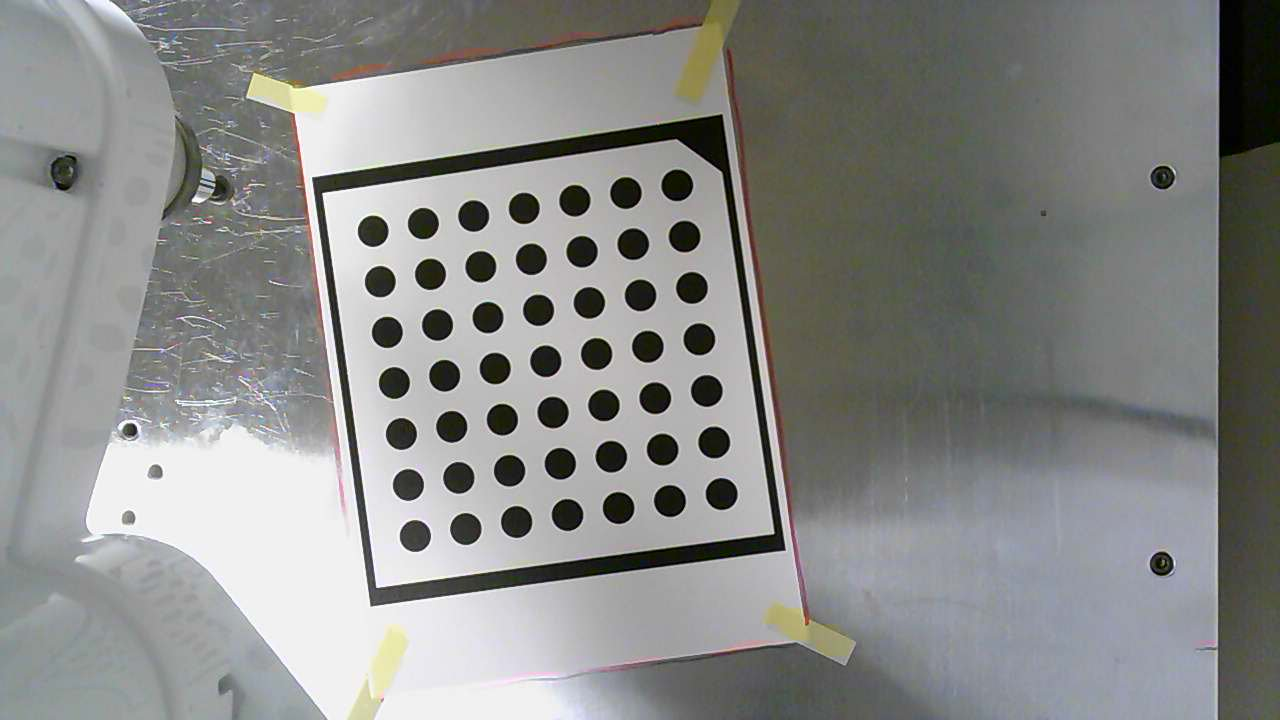
#> input picture CPM_0718/robot_control_4_lscm/zhzCalib4Axis/CameraCalibrate_zx/2000-01-01-081100.jpg, 1280 x 720 px; its folder holds 3 pictures in this run
$ python zhz_find_CB_new.py   (Python 2 division)   (older library calls are emulated)
#> lines starting #> are read from the running program, lines starting #| are printed output that depends on the picture; after the words box and inside, x2 and y2 are one past the last pixel; in counts of white or black regions, pixels touching at a corner belong together
#> in test, img is the input picture: shape (720, 1280, 3); mean B, G, R 135.7, 137.7, 136.7
### CPM_0718/robot_control_4_lscm/zhzCalib4Axis/CameraCalibrate/HelperFunction.py
#!/usr/bin/python2.7
# -*- coding:utf-8 -*-
__author__ = 'lh'
__version__ = '1.0'
__date__ = '22/08/2015'


import os
import sys
__CurrentPath = os.path.dirname(__file__) or '.'
sys.path.insert(0, os.path.abspath(os.path.join(__CurrentPath, os.path.pardir)))

import re
import cv2
import argparse
import numpy as np

from ToolBox.VisionGeometryLib import VisionGeometryLib as VGL

# [61 lines left out: functions judgeBoolValue, getInputOutputPath, getInputPath, format_CV2VGL, format_VGL2CV, not called in this run]

def convertImg_BGR2Gray(img):
    if img.ndim == 3:
        GrayImg = cv2.cvtColor(img, cv2.COLOR_BGR2GRAY)
    elif img.ndim == 2:
        GrayImg = img.copy()
    else:
        raise ValueError, 'Img data error'
    return GrayImg

# [7 lines left out: function calcDistancePoint2Line, not called in this run]

def findNumber(str, numMatch=r"(\d*)\."):
    return int(re.findall(numMatch, str)[0])

# [53 lines left out: functions pickupImgFiles, transPoses2Ts, transTs2Poses, rtVecs2Tocs, transTs2TInvs, not called in this run]


# [14 lines that do not run on import are left out]

### CPM_0718/robot_control_4_lscm/zhzCalib4Axis/CameraCalibrate/CalibrationBoard.py
#!/usr/bin/python2.7
# -*- coding:utf-8 -*-
__author__ = 'lh'
__version__ = '1.0'
__date__ = '20/09/2015'


import os
import sys
__CurrentPath = os.path.dirname(__file__) or '.'
sys.path.insert(0, os.path.abspath(os.path.join(__CurrentPath, os.path.pardir)))

import cv2
import math
import numpy as np
import collections

import HelperFunction
import ToolBox.ImageProcessTool       as IPT
import ToolBox.NewIPT                 as NewIPT
from   ToolBox.ContourAnalyst         import ContourAnalyst
from   ToolBox.VisionGeometryLib      import VisionGeometryLib as VGL


def callBack(x):
    pass


class CalibrationBoardInfoCollector(object):
    FILTER_NONE = 'Sobel'
    FILTER_NON_LOCAL_MEANS = 'nlmean'
    FILTER_BILATERAL = 'Bilateral'
    def __init__(self, patternSize_hw, resolution_mm):
        object.__init__(self)

        self.__PatternSize = tuple(patternSize_hw)
        self.__Resolution = resolution_mm

        Height, Width = self.__PatternSize
        # self.ObjPts2D_nx2 = np.swapaxes(np.mgrid[0:Height, 0:Width].T, 0, 1).reshape(-1, 2).astype(np.float32)
        self.__ObjPts2D_nx2Ori = np.mgrid[0:Width, 0:Height].T.reshape(-1, 2)
        self.ObjPts2D_nx2 = self.__ObjPts2D_nx2Ori.copy()
        self.ObjPts2D_nx2[:, 0] = self.__ObjPts2D_nx2Ori[:, 1]
        self.ObjPts2D_nx2[:, 1] = self.__ObjPts2D_nx2Ori[:, 0]
        self.ObjPts3D_nx3 = \
            np.hstack((self.ObjPts2D_nx2, np.zeros((self.ObjPts2D_nx2.shape[0], 1), np.float32))) * self.__Resolution
        self.__AllImgPts_ListOfnx2 = []
        self.__AllObjPts_ListOfnx3 = []
        self.__ImageNumber = 0

    @property
    def AllImgPts_mxnx2(self):
        return np.float32(self.__AllImgPts_ListOfnx2)

    @property
    def AllObjPts_mxnx3(self):
        return np.float32(self.__AllObjPts_ListOfnx3)

    @property
    def ImageNumber(self):
        return self.__ImageNumber

    @property
    def ObjPts_nx3(self):
        return np.float32(self.ObjPts3D_nx3)

    @property
    def PatternSize_hw(self):
        return self.__PatternSize

    @property
    def Resolution_mm(self):
        return self.__Resolution

    # @property
    # def ObjectPoints_nx3(self):
    #     return self.ObjPts3D_nx3.copy()

    # [16 lines left out: functions addImgPts, clearAllPts, drawImagePts, not called in this run]

    def getHomoImg_4Pts(self, srcImg, origin, xAxis, yAxis, last):
        DetectAllPts = np.array(map(np.array, [origin, xAxis, yAxis, last]))
        ImgPts_nx2 = self.ObjPts_nx3[:, :2] / self.Resolution_mm
        ImgPts_nx2 = ImgPts_nx2[:, ::-1]
        IdealOrigin = ImgPts_nx2[0, :]
        H, W = self.PatternSize_hw
        IdealLast = ImgPts_nx2[-1, :]
        IdealObjXAxis = ImgPts_nx2[-W, :]
        IdealObjYAxis = ImgPts_nx2[W-1, :]
        # [4 lines of commented-out code are left out]
        ImgSize = np.array([srcImg.shape[1], srcImg.shape[0]])
        # IdealImg = np.zeros((ImgSize[0], ImgSize[1], 3), np.uint8)
        ImgCenter = ImgSize / 2
        AllPts = np.array(map(np.array, [IdealOrigin, IdealObjXAxis, IdealObjYAxis, IdealLast]))
        Scale = [float(srcImg.shape[0]) / H, float(srcImg.shape[1]) / W]
        Distance = round(min(Scale) / 2)
        # AllPts *= Distance
        AllPts *= Distance
        # [4 lines of commented-out code are left out]
        Center = AllPts.mean(0)
        Offset = ImgCenter - Center
        AllPts += Offset
        HomoMatrix, _ = cv2.findHomography(DetectAllPts, AllPts.astype(np.float))
        Distance_pix = np.linalg.norm(AllPts[0] - AllPts[1]) / float(W - 1)

        HomoImg = cv2.warpPerspective(srcImg, HomoMatrix, (ImgSize[0], ImgSize[1]))
        return HomoImg, HomoMatrix, AllPts, Distance_pix

    # [51 lines left out: functions getHomoImg_AllPts, getAllHomoMatrix, not called in this run]


class ChessboardInfoCollector(CalibrationBoardInfoCollector):
    # [46 lines left out: functions getBoardPicture, findImgPts, __subPixel, not called in this run]
    # [25 lines of commented-out code are left out]


class HalconBoardInfoCollector(CalibrationBoardInfoCollector):
    # [35 lines left out: function getBoardPicture, not called in this run]

    def findImgPtsInHomoImg(self, HomoImg, HomoMatrix, Thresh, filter, roiWidth):
        FoundHomoBoard, HomoBoardContour, HomoCircleContours, HomoCirclePts_nx2 = \
            self.findCalibrationBoard(HomoImg, Thresh)
        if not FoundHomoBoard:
            return None, None
        FoundHomoSubPix, HomoCirclePts_nx2 = \
            self.__subPixel(img=HomoImg, circleContours=HomoCircleContours, roiWidth=roiWidth, type=filter, show=True)
        if not FoundHomoSubPix:
            return None, None
        HomoExtracted, HomoOriginPoint, HomoXAxis, HomoYAxis, HomoLastPoint = \
            self.extractKeyPoints(calibrationBoardContour=HomoBoardContour, circlePts_nx2=HomoCirclePts_nx2)
        if not HomoExtracted:
            return None, None
        # IPT.drawPoints(HomoImg, HomoOriginPoint.reshape(2, 1), (255, 0, 0))
        # IPT.drawPoints(HomoImg, HomoXAxis.reshape(2, 1), (0, 255, 0))
        # IPT.drawPoints(HomoImg, HomoYAxis.reshape(2, 1), (0, 0, 255))
        HomoSortedPts_nx2 = self.sortByDist(HomoCirclePts_nx2, originPt=HomoOriginPoint,
                                              xAxisPt=HomoXAxis, yAxisPt=HomoYAxis, size=self.PatternSize_hw)
        HomoSortedPts_2xn = HomoSortedPts_nx2.T.reshape(2, -1)
        OriginSortedPts_2xn = VGL.projectPts(pts=HomoSortedPts_2xn, projectMatrix=np.linalg.inv(HomoMatrix))
        OriginSortedPts_nx2 = OriginSortedPts_2xn.T.reshape(-1, 2)
        return OriginSortedPts_nx2, HomoSortedPts_nx2

    def findImgPts(self, img, subPix=True, filter='Bilateral', thresh=(0, 255, 15), waitTime_s=1):
        print 'finding...'
        GrayImg = HelperFunction.convertImg_BGR2Gray(img)
        # [4 lines of commented-out code are left out]
        FoundCB = False
        FirstThresh = None
        LastThresh = None
        for Thresh in range(thresh[0], thresh[1], thresh[2]):
            FoundBoard, CalibrationBoardContour, CircleContours, CirclePts_nx2 = self.findCalibrationBoard(GrayImg, Thresh)
            if FoundBoard:
                if FirstThresh is None:
                    FirstThresh = Thresh
                LastThresh = Thresh
                FoundCB = True
#> this loop made 17 passes
#> FoundBoard on passes 1, 2, 3, 4, 5, 6, 13, 14, 15, 16, 17: False, False, False, False, False, False, False, False, False, False, False
#> FoundBoard on passes 7 to 12: True, True, True, True, True, True
#> pass 1, in __LocalHist, `CLAHEImg = CLAHE.apply(grayImg)`:
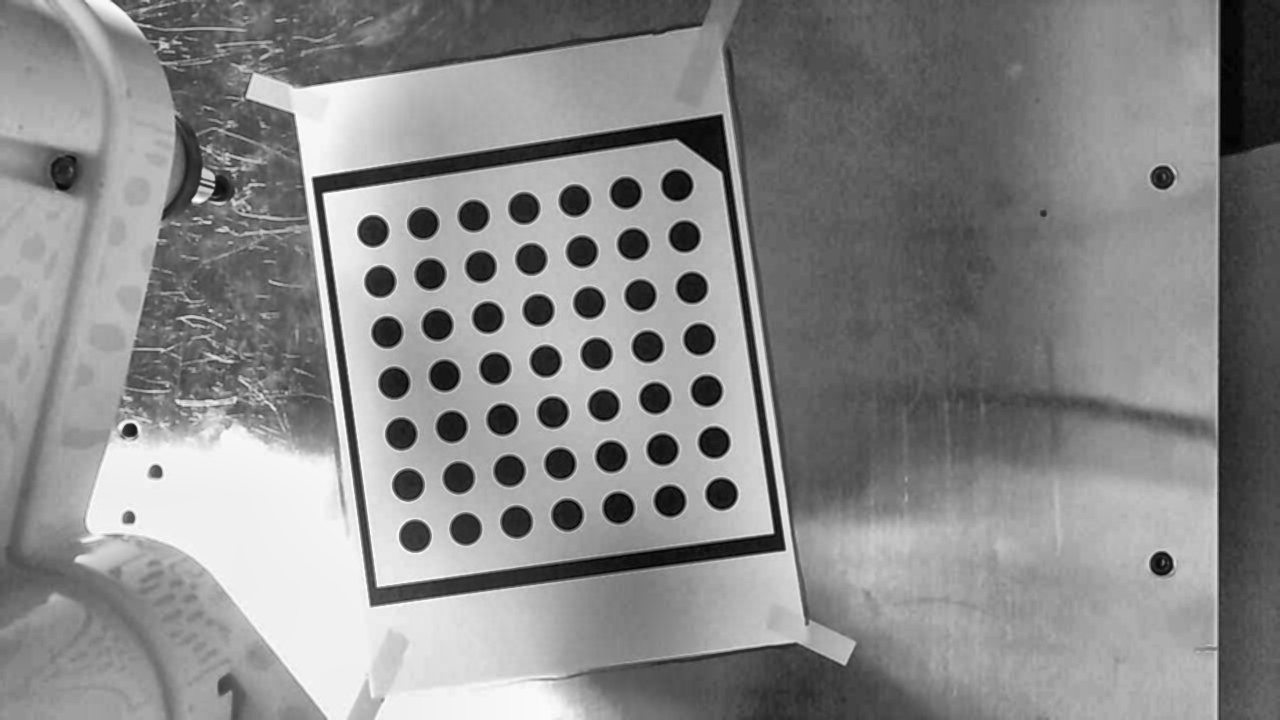
#> CLAHEImg: shape (720, 1280); min 1, max 252, mean 136.6
#> pass 2, in __FixThresh (call 2), `_, BinImg = cv2.threshold(src=grayImg, thresh=thresh, maxval=255, type..`:
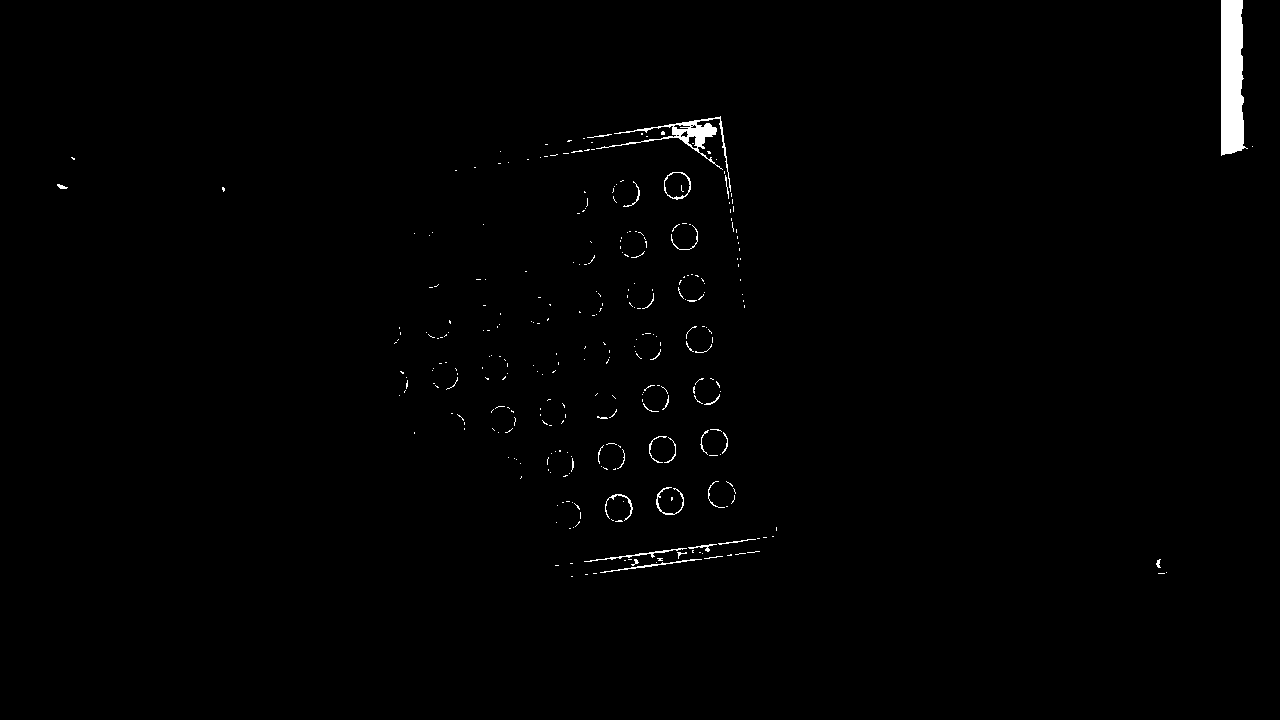
#> BinImg: shape (720, 1280); 0.79% white; 315 white regions (283 under 20 px), largest, box (x1, y1, x2, y2) and area: (1221, 0, 1248, 156) 3340, (596, 116, 731, 192) 1133, (584, 548, 687, 562) 182
#> after the loop, FirstThresh = 90
                # [13 lines of commented-out code are left out]
        if FoundCB:
            # print 'FirstThresh: ', FirstThresh
            # print 'LastThresh: ', LastThresh
            for scale in [0.5, 0.4, 0.6, 0.3, 0.7, 0.2, 0.8, 0.1, 0.9, 0.0, 1.0]:
                Thresh = FirstThresh * scale + LastThresh * (1.0 - scale)
                FoundOriginBoard, OriginBoardContour, OriginCircleContours, OriginCirclePts_nx2 = \
                    self.findCalibrationBoard(GrayImg, Thresh)
                if FoundOriginBoard:
                    extracted, OriginPoint, OriginXObjAxis, OriginYObjAxis, LastPoint = \
                        self.extractKeyPoints(calibrationBoardContour=OriginBoardContour, circlePts_nx2=OriginCirclePts_nx2)
                    # [4 lines of commented-out code are left out]

                    if not extracted:
                        continue

                    HomoImg, HomoMatrix, AllPts, Distance_pix = \
                        self.getHomoImg_4Pts(img, origin=OriginPoint, xAxis=OriginXObjAxis, yAxis=OriginYObjAxis, last=LastPoint)
                    OriginSortedPts_nx2, HomoSortedPts_nx2 = self.findImgPtsInHomoImg(HomoImg, HomoMatrix, Thresh, filter, roiWidth=Distance_pix)
                    if OriginSortedPts_nx2 is None:
                        continue
                    # [27 lines of commented-out code are left out]
                    NewHomoImg, NewHomoMatrix, RoiWidth = self.getHomoImg_AllPts(img, OriginSortedPts_nx2)
                    OriginSortedPts_nx2, NewHomoSortedPts_nx2 = self.findImgPtsInHomoImg(NewHomoImg, NewHomoMatrix, Thresh, filter, roiWidth=RoiWidth)
                    if OriginSortedPts_nx2 is None:
                        continue
                    if waitTime_s >= 0:
                        # [4 lines of commented-out code are left out]
                        self.drawImagePts(img, OriginSortedPts_nx2, True)
                        cv2.namedWindow('result', cv2.WINDOW_NORMAL)
                        cv2.imshow('result', img)
                        self.drawImagePts(HomoImg, HomoSortedPts_nx2, True)
                        cv2.namedWindow('Homo', cv2.WINDOW_NORMAL)
                        cv2.imshow('Homo', HomoImg)
                        # self.drawImagePts(NewHomoImg, NewHomoSortedPts_nx2, True)
                        # cv2.namedWindow('NewHomoImg', cv2.WINDOW_NORMAL)
                        # cv2.imshow('NewHomoImg', NewHomoImg)
                        Key = chr(cv2.waitKey(int(waitTime_s*1000)) & 255)
                        if 'q' == Key:
                            raise KeyboardInterrupt, 'Pressed [q] to quit!'
                    return True, OriginSortedPts_nx2
#> this loop made 1 pass
#> (Thresh, FoundOriginBoard, OriginPoint, extracted) on pass 1: (127.5, True, [676.8, 184.9], True)
#> pass 1, in __FixThresh (call 18), `_, BinImg = cv2.threshold(src=grayImg, thresh=thresh, maxval=255, type..`:
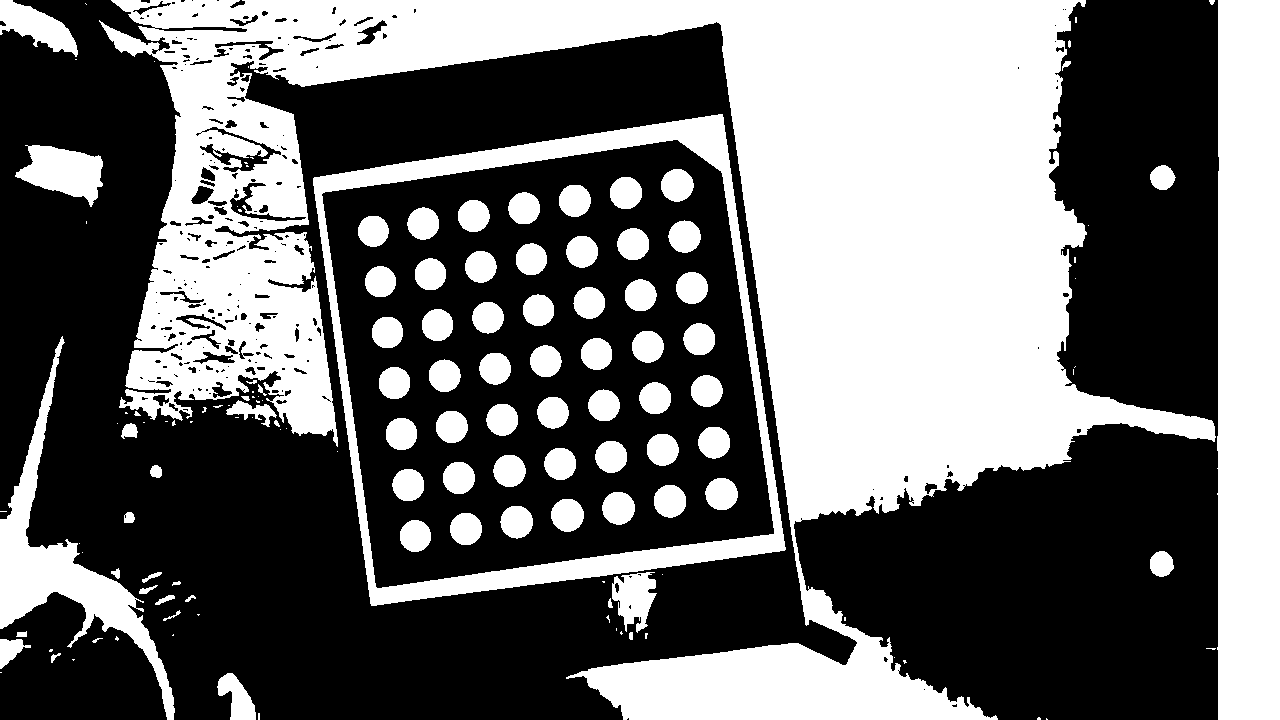
#> BinImg: shape (720, 1280); 42.5% white; 141 white regions (57 under 20 px), largest, box (x1, y1, x2, y2) and area: (99, 0, 1216, 720) 260800, (1217, 0, 1280, 720) 44647, (313, 114, 786, 606) 23022
#> pass 1, in getHomoImg_4Pts, `HomoImg = cv2.warpPerspective(srcImg, HomoMatrix, (ImgSize[0], ImgSize..`:
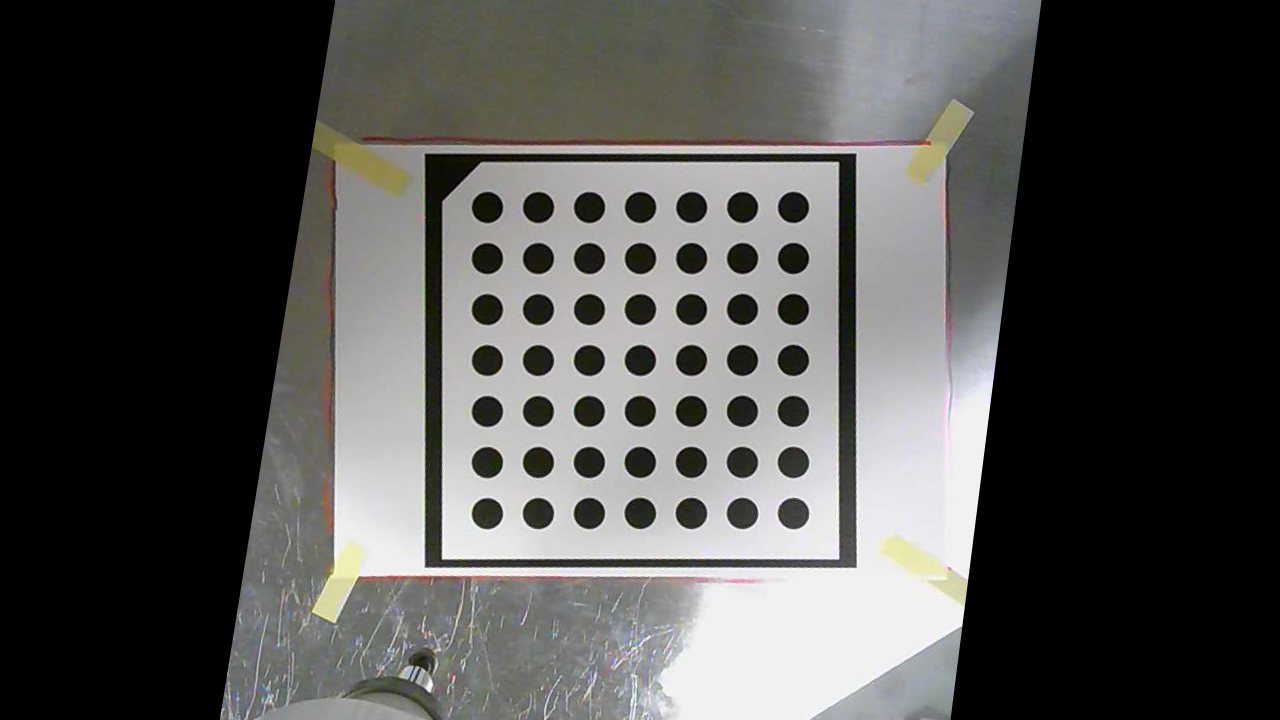
#> HomoImg: shape (720, 1280, 3); mean B, G, R 79.5, 81.3, 81.5
        print 'Not found!'
        if waitTime_s >= 0:
            cv2.imshow('Homo', np.zeros(img.shape[:2][::-1], np.uint8))
            cv2.imshow('subPixel', np.zeros(img.shape[:2][::-1], np.uint8))
            cv2.imshow('result', img)
            Key = chr(cv2.waitKey(int(waitTime_s*1000)) & 255)
            if 'q' == Key:
                raise KeyboardInterrupt, 'Pressed [q] to quit!'
        return False, None

    def __LocalHist(self, grayImg):
        CLAHE = cv2.createCLAHE(clipLimit=2.0, tileGridSize=(8,8))
        CLAHEImg = CLAHE.apply(grayImg)
        return CLAHEImg

    def __GlobalHist(self, grayImg):
        HistImg = cv2.equalizeHist(grayImg)
        return HistImg

    def __FixThresh(self, grayImg, thresh, invFlag=False):
        if invFlag:
            Flag = cv2.THRESH_BINARY
        else:
            Flag = cv2.THRESH_BINARY_INV
        _, BinImg = cv2.threshold(src=grayImg, thresh=thresh, maxval=255, type=Flag)
        return thresh, BinImg

    # [29 lines left out: functions __OTSUThresh, __AdaptiveThresh, not called in this run]

    def __subPixel(self, img, circleContours, roiWidth, type='Sobel', show=False):
        if type is None:
            Type = None
        else:
            Type = type.lower()
        if show:
            ShowImg = img.copy()
        GrayImg = HelperFunction.convertImg_BGR2Gray(img)
        CirclePts = []
        for Contour in circleContours:
#> (the run stopped early here; a loop or call above may not have finished)
